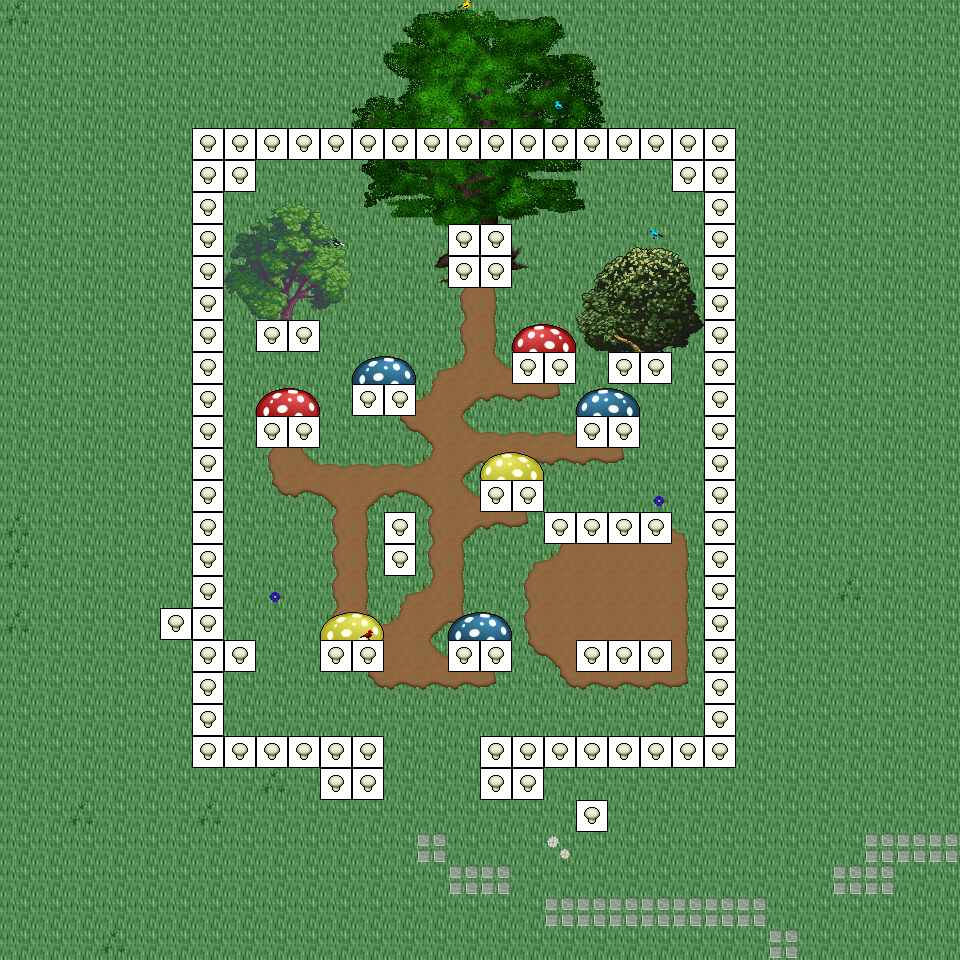

The image is a tile-based game level rendered from a .tmx file. Its description and source (layers, tilesets, objects; grid data summarised) follow:
An orthogonal 30x30 tile map with 32x32 px tiles, 6 tile layers (Ground, Object, Object2, Above, ...), 43 tilesets and 4 objects (4x mapExit).

<map version="1.0" orientation="orthogonal" renderorder="right-down" width="30" height="30" tilewidth="32" tileheight="32" nextobjectid="5">
  <tileset firstgid="1" name="tileset_logic_item_mushroom" tilewidth="32" tileheight="32" tilecount="6" columns="6">
    <image source="../drawable/tileset_logic_item_mushroom.png" width="192" height="32" />
  </tileset>
  <tileset firstgid="7" name="tileset_plant_tree_chestnut_tree" tilewidth="32" tileheight="32" tilecount="20" columns="4">
    <image source="../drawable/tileset_plant_tree_chestnut_tree.png" width="128" height="160" />
  </tileset>
  <tileset firstgid="27" name="tileset_plant_tree_oak_tree" tilewidth="32" tileheight="32" tilecount="20" columns="4">
    <image source="../drawable/tileset_plant_tree_oak_tree.png" width="128" height="160" />
  </tileset>
  <tileset firstgid="47" name="tileset_building_fence_stone_fence_white" tilewidth="32" tileheight="32" tilecount="9" columns="3">
    <image source="../drawable/tileset_building_fence_stone_fence_white.png" width="96" height="96" />
  </tileset>
  <tileset firstgid="56" name="tileset_building_gnome_homes" tilewidth="32" tileheight="32" tilecount="48" columns="6">
    <image source="../drawable/tileset_building_gnome_homes.png" width="192" height="256" />
  </tileset>
  <tileset firstgid="104" name="tileset_logic_creature_gnome" tilewidth="32" tileheight="32" tilecount="6" columns="6">
    <image source="../drawable/tileset_logic_creature_gnome.png" width="192" height="32" />
  </tileset>
  <tileset firstgid="110" name="tileset_logic_item_vegetable" tilewidth="32" tileheight="32" tilecount="13" columns="13">
    <image source="../drawable/tileset_logic_item_vegetable.png" width="256" height="64" />
  </tileset>
  <tileset firstgid="123" name="tileset_plant_stump_small_stump" tilewidth="32" tileheight="32" tilecount="4" columns="2">
    <image source="../drawable/tileset_plant_stump_small_stump.png" width="64" height="64" />
  </tileset>
  <tileset firstgid="127" name="tileset_object_birds" tilewidth="32" tileheight="32" tilecount="4" columns="2">
    <image source="../drawable/tileset_object_birds.png" width="64" height="64" />
  </tileset>
  <tileset firstgid="131" name="tileset_ground_earth_edges" tilewidth="32" tileheight="32" tilecount="18" columns="6">
    <image source="../drawable/tileset_ground_earth_edges.png" width="192" height="96" />
  </tileset>
  <tileset firstgid="149" name="tileset_ground_grass_corners" tilewidth="32" tileheight="32" tilecount="24" columns="6">
    <image source="../drawable/tileset_ground_grass_corners.png" width="192" height="128" />
  </tileset>
  <tileset firstgid="173" name="tileset_building_fence_fence_chunky" tilewidth="32" tileheight="32" tilecount="21" columns="3">
    <image source="../drawable/tileset_building_fence_fence_chunky.png" width="96" height="224" />
  </tileset>
  <tileset firstgid="194" name="tileset_plant_bush_hosta" tilewidth="32" tileheight="32" tilecount="9" columns="3">
    <image source="../drawable/tileset_plant_bush_hosta.png" width="96" height="96" />
  </tileset>
  <tileset firstgid="203" name="tileset_plant_tree_maple_tree" tilewidth="32" tileheight="32" tilecount="72" columns="8">
    <image source="../drawable/tileset_plant_tree_maple_tree.png" width="256" height="288" />
  </tileset>
  <tileset firstgid="275" name="tileset_ground_ground" tilewidth="32" tileheight="32" tilecount="33" columns="3">
    <image source="../drawable/tileset_ground_ground.png" width="96" height="352" />
  </tileset>
  <tileset firstgid="308" name="tileset_ground_ground_2" tilewidth="32" tileheight="32" tilecount="4" columns="4">
    <image source="../drawable/tileset_ground_ground_2.png" width="128" height="32" />
  </tileset>
  <tileset firstgid="312" name="tileset_ground_ridge_earth_dark" tilewidth="32" tileheight="32" tilecount="96" columns="12">
    <image source="../drawable/tileset_ground_ridge_earth_dark.png" width="384" height="256" />
  </tileset>
  <tileset firstgid="408" name="tileset_plant_grasses" tilewidth="32" tileheight="32" tilecount="6" columns="3">
    <image source="../drawable/tileset_plant_grasses.png" width="96" height="64" />
  </tileset>
  <tileset firstgid="414" name="tileset_ground_grass_edges" tilewidth="32" tileheight="32" tilecount="36" columns="12">
    <image source="../drawable/tileset_ground_grass_edges.png" width="384" height="96" />
  </tileset>
  <tileset firstgid="450" name="tileset_ground_green_paving" tilewidth="32" tileheight="32" tilecount="18" columns="3">
    <image source="../drawable/tileset_ground_green_paving.png" width="96" height="192" />
  </tileset>
  <tileset firstgid="468" name="tileset_ground_rock_pebbles" tilewidth="32" tileheight="32" tilecount="3" columns="1">
    <image source="../drawable/tileset_ground_rock_pebbles.png" width="32" height="96" />
  </tileset>
  <tileset firstgid="471" name="tileset_plant_flower_daisy_white" tilewidth="32" tileheight="32" tilecount="8" columns="2">
    <image source="../drawable/tileset_plant_flower_daisy_white.png" width="64" height="128" />
  </tileset>
  <tileset firstgid="479" name="tileset_plant_flower_daisy_blue" tilewidth="32" tileheight="32" tilecount="8" columns="2">
    <image source="../drawable/tileset_plant_flower_daisy_blue.png" width="64" height="128" />
  </tileset>
  <tileset firstgid="487" name="tileset_ground_ladder_vertical_dark" tilewidth="32" tileheight="32" tilecount="3" columns="3">
    <image source="../drawable/tileset_ground_ladder_vertical_dark.png" width="96" height="32" />
  </tileset>
  <tileset firstgid="490" name="tileset_plant_tree_tree_darkgreen" tilewidth="32" tileheight="32" tilecount="88" columns="8">
    <image source="../drawable/tileset_plant_tree_tree_darkgreen.png" width="256" height="352" />
  </tileset>
  <tileset firstgid="578" name="tileset_ground_rock_rock_cluster" tilewidth="32" tileheight="32" tilecount="6" columns="3">
    <image source="../drawable/tileset_ground_rock_rock_cluster.png" width="96" height="64" />
  </tileset>
  <tileset firstgid="584" name="tileset_plant_bush_bushes" tilewidth="32" tileheight="32" tilecount="10" columns="5">
    <image source="../drawable/tileset_plant_bush_bushes.png" width="160" height="64" />
  </tileset>
  <tileset firstgid="594" name="tileset_plant_vine" tilewidth="32" tileheight="32" tilecount="3" columns="1">
    <image source="../drawable/tileset_plant_vine.png" width="32" height="96" />
  </tileset>
  <tileset firstgid="597" name="tileset_ground_ladder_horizontal_dark" tilewidth="32" tileheight="32" tilecount="3" columns="1">
    <image source="../drawable/tileset_ground_ladder_horizontal_dark.png" width="32" height="96" />
  </tileset>
  <tileset firstgid="600" name="tileset_logic_collision" tilewidth="32" tileheight="32" tilecount="1" columns="1">
    <image source="../drawable/tileset_logic_collision.png" width="32" height="32" />
  </tileset>
  <tileset firstgid="601" name="tileset_plant_tree_fir_trees" tilewidth="32" tileheight="32" tilecount="24" columns="6">
    <image source="../drawable/tileset_plant_tree_fir_trees.png" width="192" height="128" />
  </tileset>
  <tileset firstgid="625" name="tileset_plant_mosses" tilewidth="32" tileheight="32" tilecount="16" columns="4">
    <image source="../drawable/tileset_plant_mosses.png" width="128" height="128" />
  </tileset>
  <tileset firstgid="641" name="tileset_plant_mushroom3" tilewidth="32" tileheight="32" tilecount="2" columns="2">
    <image source="../drawable/tileset_plant_mushroom3.png" width="64" height="32" />
  </tileset>
  <tileset firstgid="643" name="tileset_building_wizards_tower" tilewidth="32" tileheight="32" tilecount="252" columns="9">
    <image source="../drawable/tileset_building_wizards_tower.png" width="288" height="896" />
  </tileset>
  <tileset firstgid="895" name="tileset_plant_tree_evergreen" tilewidth="32" tileheight="32" tilecount="36" columns="3">
    <image source="../drawable/tileset_plant_tree_evergreen.png" width="96" height="384" />
  </tileset>
  <tileset firstgid="931" name="tileset_logic_portal" tilewidth="32" tileheight="32" tilecount="24" columns="8">
    <image source="../drawable/tileset_logic_portal.png" width="256" height="96" />
  </tileset>
  <tileset firstgid="955" name="tileset_logic_protection" tilewidth="32" tileheight="32" tilecount="2" columns="2">
    <image source="../drawable/tileset_logic_protection.png" width="64" height="32" />
  </tileset>
  <tileset firstgid="957" name="tileset_logic_item_herb" tilewidth="32" tileheight="32" tilecount="5" columns="5">
    <image source="../drawable/tileset_logic_item_herb.png" width="160" height="32" />
  </tileset>
  <tileset firstgid="962" name="tileset_plant_bush_large_green" tilewidth="32" tileheight="32" tilecount="9" columns="3">
    <image source="../drawable/tileset_plant_bush_large_green.png" width="96" height="96" />
  </tileset>
  <tileset firstgid="971" name="tileset_light_dim_light_5x5" tilewidth="32" tileheight="32" tilecount="25" columns="5">
    <image source="../drawable/tileset_light_dim_light_5x5.png" width="160" height="160" />
  </tileset>
  <tileset firstgid="996" name="tileset_furniture_light_small_oil_lamp" tilewidth="32" tileheight="32" tilecount="8" columns="2">
    <image source="../drawable/tileset_furniture_light_small_oil_lamp.png" width="64" height="128" />
  </tileset>
  <tileset firstgid="1004" name="tileset_item_banners_flag" tilewidth="32" tileheight="32" tilecount="12" columns="3">
    <image source="../drawable/tileset_item_banners_flag.png" width="96" height="128" />
  </tileset>
  <tileset firstgid="1016" name="tileset_item_flagpole" tilewidth="32" tileheight="32" tilecount="3" columns="1">
    <image source="../drawable/tileset_item_flagpole.png" width="32" height="96" />
  </tileset>
  <layer name="Ground" width="30" height="30">
    <data>[900 cells, 900 non-empty, 2 distinct tile ids]</data>
  </layer>
  <layer name="Object" width="30" height="30">
    <data>[900 cells, 147 non-empty, 19 distinct tile ids]</data>
  </layer>
  <layer name="Object2" width="30" height="30">
    <data>[900 cells, 111 non-empty, 40 distinct tile ids]</data>
  </layer>
  <layer name="Above" width="30" height="30">
    <data>[900 cells, 98 non-empty, 96 distinct tile ids]</data>
  </layer>
  <layer name="Above2" width="30" height="30">
    <data>[900 cells, 6 non-empty, 4 distinct tile ids]</data>
  </layer>
  <layer name="Walkable" width="30" height="30">
    <data>[900 cells, 107 non-empty, 1 distinct tile ids]</data>
  </layer>
  <objectgroup name="MapEvents">
    <object id="1" name="north" type="mapExit" x="0" y="0" width="960" height="32">
      <properties>
        <property name="map" value="level_0_x103_y27" />
        <property name="x" value="0" />
        <property name="y" value="28" />
      </properties>
    </object>
    <object id="2" name="south" type="mapExit" x="0" y="928" width="960" height="32">
      <properties>
        <property name="map" value="level_0_x103_y29" />
        <property name="x" value="0" />
        <property name="y" value="1" />
      </properties>
    </object>
    <object id="3" name="west" type="mapExit" x="0" y="0" width="32" height="960">
      <properties>
        <property name="map" value="level_0_x102_y28" />
        <property name="x" value="28" />
        <property name="y" value="0" />
      </properties>
    </object>
    <object id="4" name="east" type="mapExit" x="928" y="0" width="32" height="960">
      <properties>
        <property name="map" value="level_0_x104_y28" />
        <property name="x" value="1" />
        <property name="y" value="0" />
      </properties>
    </object>
  </objectgroup>
</map>
